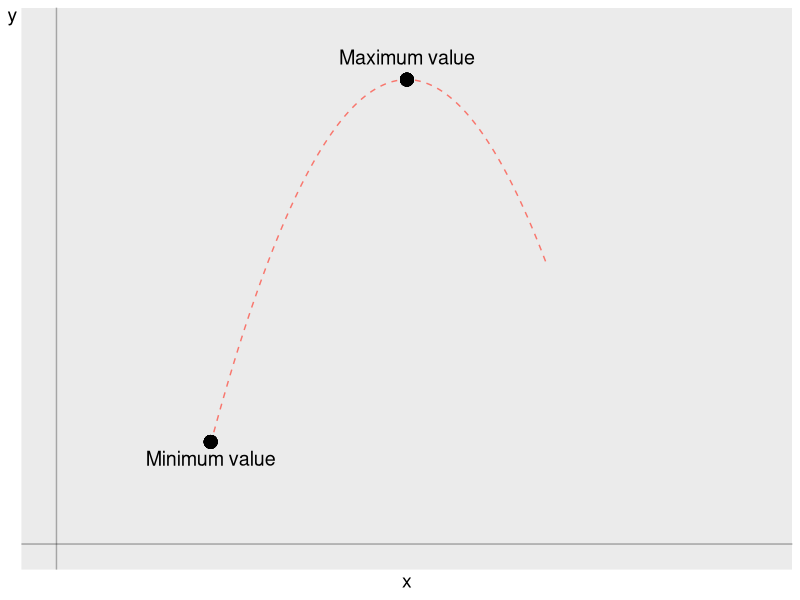
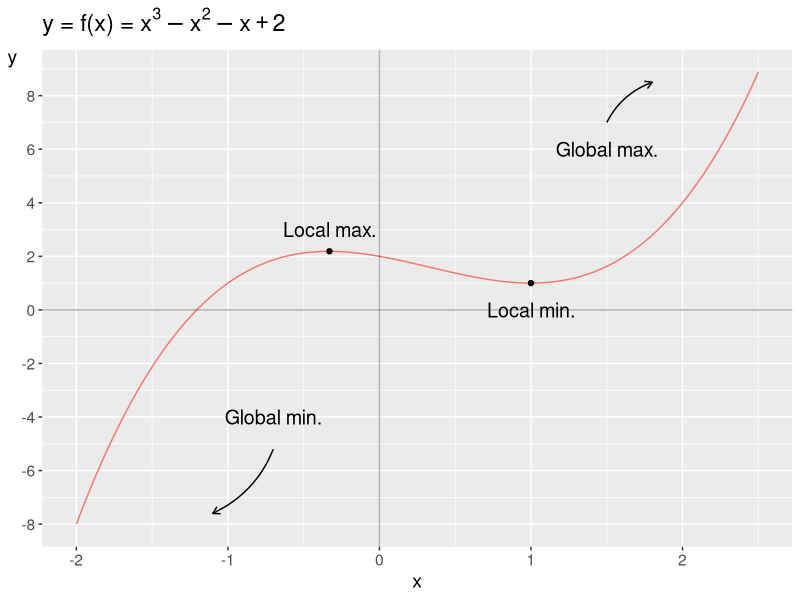
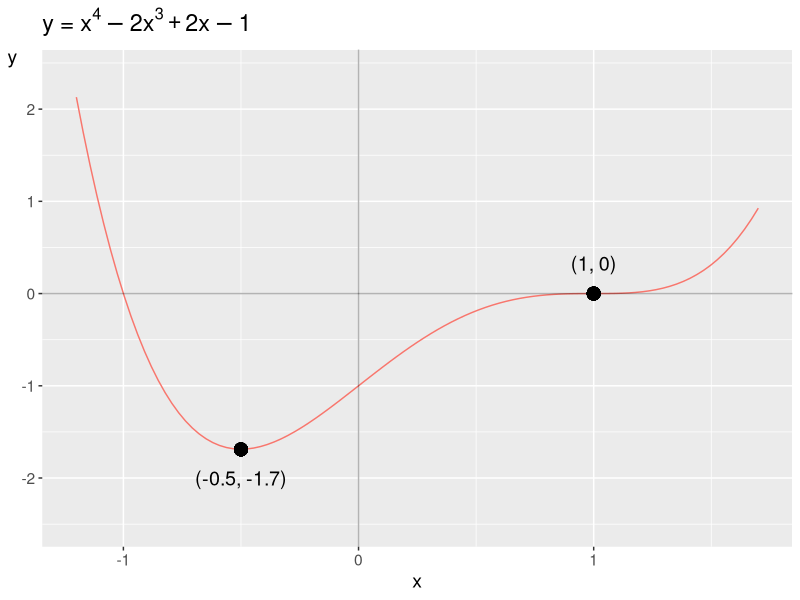

Generate these figures, in order, with R:
## ---- chunk 1
library("tidyverse")
th11 <- theme(axis.title.y=element_text(angle=0), text=element_text(size=14))
p11 <- ggplot(tibble(x=0:10), aes(x)) +
  geom_vline(xintercept=0, alpha=.3) +
  geom_hline(yintercept=0, alpha=.3) +
  th11
g_minmax <- p11 +
  stat_function(fun=function(x) 10-(x-5)^2, xlim=c(2.2,7), linetype="dashed", color="#F8766D") +
  scale_x_continuous(limits=c(0,10), breaks=NULL) +
  scale_y_continuous(limits=c(0,11), breaks=NULL) +
  geom_point(aes(5,10), color="black", size=4) +
  geom_point(aes(2.2,2.2), color="black", size=4) +
  annotate("text", x=2.2, y=2.2, label="Minimum value", vjust=1.6, size=5) +
  annotate("text", x=5, y=10, label="Maximum value", vjust=-1, size=5)
g_minmax
## ---- chunk 2
g_localminmax <- ggplot() +
  stat_function(fun=function(x) x^3-x^2-x+2, xlim=c(-2,2.5), color="#F8766D") +
  geom_point(aes(x=c(-.33,1), y=c(2.19,1))) +
  scale_y_continuous(breaks=seq(-8,8,2)) +
  labs(x="x", y="y", title=bquote("y = f(x) ="~x^3-x^2-x+2)) +
  th11 +
  annotate("text", x=-.33, y=3, label="Local max.", size=5) +
  annotate("text", x=1, y=0, label="Local min.", size=5) +
  annotate("text", x=1.5, y=6, label="Global max.", size=5) +
  annotate("text", x=-.7, y=-4, label="Global min.", size=5) +
  annotate("curve", x=-.7, y=-5.2, xend=-1.1, yend=-7.6,
           curvature=-.2, arrow=arrow(length=unit(2,"mm"))) +
  annotate("curve", x=1.5, y=7, xend=1.8, yend=8.5,
           curvature=-.2, arrow=arrow(length=unit(2,"mm"))) +
  geom_vline(xintercept=0, alpha=.3) +
  geom_hline(yintercept=0, alpha=.3)
g_localminmax
## ---- chunk 3
g_min_terrace <- ggplot(tibble(x=-10:10)) +
  th11 +
  stat_function(fun=function(x) x^4-2*x^3+2*x-1, color="#F8766D") +
  xlim(-1.2,1.7) + ylim(-2.5,2.4) +
  geom_point(aes(x=-.5, y=-1.69), size=4) +
  geom_point(aes(x=1, y=0), size=4) +
  labs(title=bquote("y ="~x^4-2*x^3+2*x-1), x="x", y="y") +
  annotate(geom='text', x=-.5, y=-2, label="(-0.5, -1.7)", size=5) +
  annotate(geom='text', x=1, y=.33, label="(1, 0)", size=5) +
  geom_vline(xintercept=0, alpha=.3) +
  geom_hline(yintercept=0, alpha=.3)
g_min_terrace
